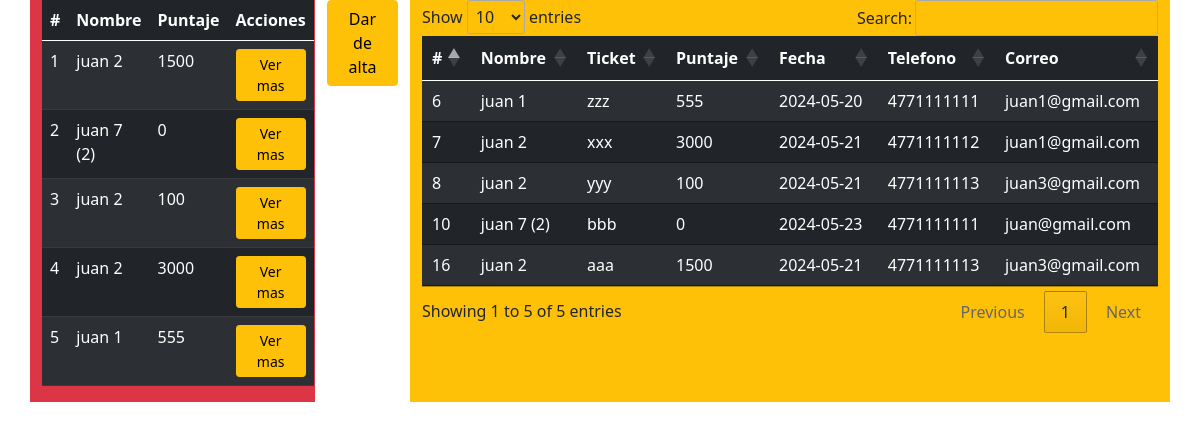
Screenshot of /puntajes/index.php with the database file from the repository.
### tables this page shows
CREATE TABLE IF NOT EXISTS `tbl_puntajes` (
  `id` int NOT NULL AUTO_INCREMENT,
  `user_name` varchar(64) DEFAULT NULL,
  `telephone` varchar(16) DEFAULT NULL,
  `email` varchar(32) DEFAULT NULL,
  `city` varchar(50) DEFAULT NULL,
  `state` varchar(50) DEFAULT NULL,
  `ticket` varchar(50) NOT NULL DEFAULT '',
  `establishment` varchar(50) DEFAULT NULL,
  `ticket_verificado` int DEFAULT NULL,
  `photo` varchar(50) DEFAULT NULL,
  `score` int NOT NULL,
  `status` int DEFAULT NULL,
  `date` date DEFAULT NULL,
  PRIMARY KEY (`id`)
);

### puntajes/index.php (called while the page is built, shortened)
<?php
include 'model.php';
$model = new Model();
$data = $model->select();
include 'view.php';
?>

### puntajes/model.php (called while the page is built, shortened)
<?php
class Model
{
    public function select()
    {
        $mysqli = conectarDB();
        $sql = "SELECT * FROM tbl_puntajes ORDER BY id DESC";
        $result = $mysqli->query($sql);
        $datos = array();
        while ($row = $result->fetch_assoc()) {
            $datos[] = $row;
        }
        return $datos;
    }
}
?>

### puntajes/view.php (the view, shortened to what this page needs)
<!DOCTYPE html>
<html lang="en">
<head>
    <link href="https://cdn.jsdelivr.net/npm/bootstrap@5.0.2/dist/css/bootstrap.min.css" rel="stylesheet"
>
    <link rel="stylesheet" href="https://cdn.jsdelivr.net/npm/bootstrap-icons@1.11.3/font/bootstrap-icons.min.css">
    <link href="https://cdn.datatables.net/1.10.24/css/jquery.dataTables.min.css" rel="stylesheet">
</head>
<body>
    <div class="container">
        <div class="row">
            <div class="col-sm-3 bg-danger">
                <table id="MyTop" class="table table-dark table-striped">
                    <thead>
                        <tr>
                            <th>#</th>
                            <th>Nombre</th>
                            <th>Puntaje</th>
                            <th>Acciones</th>
                        </tr>
                    </thead>
                    <tbody>
                        <?php $contador = 1; ?>
                        <?php foreach ($data as $d): ?>
                            <tr>
                                <td><?php echo $contador; ?></td>
                                <td><?php echo $d['user_name']; ?></td>
                                <td><?php echo $d['score']; ?></td>
                                <td><button class="btn btn-sm btn-warning btn-to-alert"
                                        data-to-modal='<?php echo json_encode($d); ?>' data-bs-toggle="modal"
                                        data-bs-target="#my_alert">Ver mas</button></td>
                            </tr>
                            <?php $contador++; ?>
                        <?php endforeach; ?>
                    </tbody>
                </table>
            </div>
            <div class="col-sm-1">
                <button id="to_insert" class="btn btn-warning" data-bs-toggle="modal" data-bs-target="#my_modal">Dar de
                    alta</button>
            </div>
            <div class="col-sm-8 bg-warning">
                <table id="miTabla" class="table table-dark table-striped">
                    <thead>
                        <tr>
                            <th>#</th>
                            <th>Nombre</th>
                            <th>Ticket</th>
                            <th>Puntaje</th>
                            <th>Fecha</th>
                            <th>Telefono</th>
                            <th>Correo</th>
                        </tr>
                    </thead>
                    <tbody>
                        <?php foreach ($data as $d): ?>
                            <tr>
                                <td><?php echo $d['id'] ?></td>
                                <td><?php echo $d['user_name'] ?></td>
                                <td><?php echo $d['ticket'] ?></td>
                                <td><?php echo $d['score'] ?></td>
                                <td><?php echo $d['date'] ?></td>
                                <td><?php echo $d['telephone'] ?></td>
                                <td><?php echo $d['email'] ?></td>
                            </tr>
                        <?php endforeach; ?>
                    </tbody>
                </table>
            </div>
        </div>
    </div>
</body>
</html>

### rows the page displays
tbl_puntajes: user_name "juan 2", score "1500", id "16", ticket "aaa", date "2024-05-21", telephone "4771111113", email "juan3@gmail.com"
tbl_puntajes: user_name "juan 7 (2)", score "0", id "10", ticket "bbb", date "2024-05-23", telephone "4771111111", email "juan@gmail.com"
tbl_puntajes: user_name "juan 2", score "100", id "8", ticket "yyy", date "2024-05-21", telephone "4771111113", email "juan3@gmail.com"
tbl_puntajes: user_name "juan 2", score "3000", id "7", ticket "xxx", date "2024-05-21", telephone "4771111112", email "juan1@gmail.com"
tbl_puntajes: user_name "juan 1", score "555", id "6", ticket "zzz", date "2024-05-20", telephone "4771111111", email "juan1@gmail.com"
